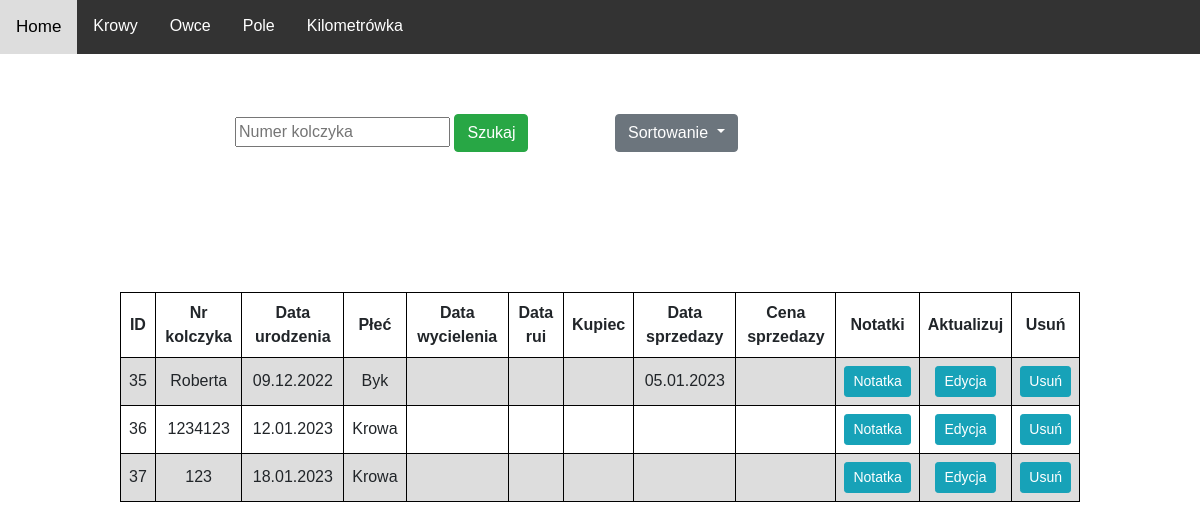
Page /cow/table/ on the earlier database version.
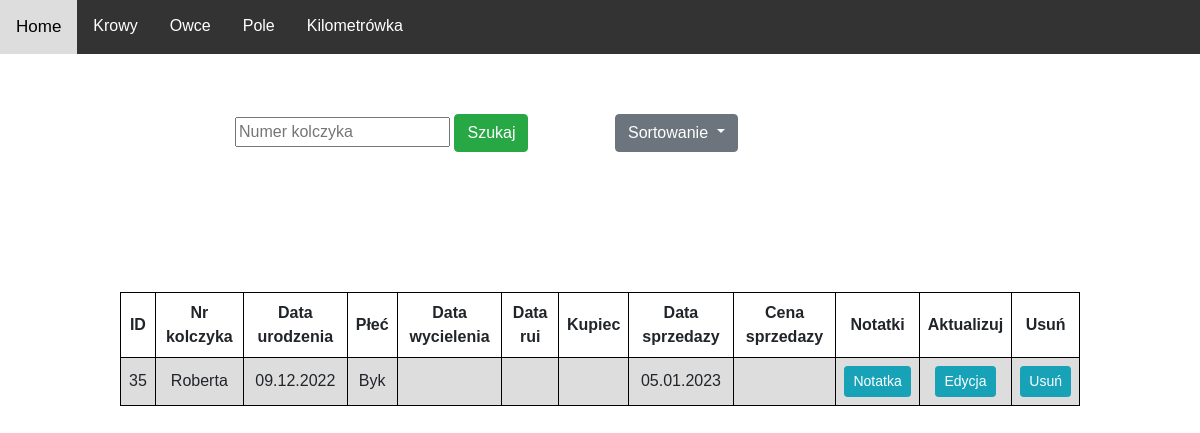
Same page on the later database version.
### Cows/models.py (models this page shows)
class Cow(models.Model):
    MALE = 'Byk'
    FEMALE = 'Krowa'
    SEX_CHOICES = [
        (MALE, 'Byk'),
        (FEMALE, 'Krowa'),
    ]
    earring_number = models.CharField(max_length=10, unique=True)
    birth_date = models.DateField()
    sex = models.CharField(max_length=5, choices=SEX_CHOICES)
    buyer = models.CharField(max_length=20, blank=True, null=True)
    sale_price = models.FloatField(blank=True, null=True)
    sale_date = models.DateField(blank=True, null=True, )
    calving_date = models.DateField(blank=True, null=True) #wycielenie
    estrus_date = models.DateField(blank=True, null=True) #ruja
    note = models.TextField(blank=True, max_length=1000, null=True)

### Cows/views.py (the view)
# urls.py: path('cow/table/', CowView.tableCow),
def tableCow(request):
    cows = Cow.objects.all()
    context = {
        'cows': cows,
    }
    return render(request, 'Cows/table.html', context)

### Cows/templates/Cows/table.html (shortened to what this page needs)
{% extends 'MainPage/main.html' %}
{% block content %}
<div class="container">
  <div class="row" style="margin-top:60px">
    <div class="col-md-4 offset-md-2" >
      <form action="/cow/search">
        <input type="text" name="earring_num" placeholder="Numer kolczyka">
        <button class="btn btn-success" type="submit">Szukaj</button>
      </form>
    </div>
    <div class="col-md-4" >
      <div class="dropdown" style="margin-bottom:40px" >
        <button class="btn btn-secondary dropdown-toggle" data-bs-toggle="dropdown" type="button" id="dropdownMenuButton" data-toggle="dropdown" aria-haspopup="true" aria-expanded="false">
          Sortowanie
        </button>
      </div>
    </div>
  </div>
</div>
<table class="center">
  <tr>
    <th>ID</th>
    <th>Nr kolczyka</th>
    <th>Data urodzenia</th>
    <th>Płeć</th>
    <th>Data wycielenia</th>
    <th>Data rui</th>
    <th>Kupiec</th>
    <th>Data sprzedazy</th>
    <th>Cena sprzedazy</th>
    <th>Notatki</th>
    <th>Aktualizuj</th>
    <th>Usuń</th>
  </tr>
  {% for k in cows %}
  <tr>
    <td>{{k.id}}</td>
    <td>{{k.earring_number}}</td>
    <td>{{k.birth_date|date:"d.m.Y"}}</td>
    <td>{{k.sex}}</td>
    <td>{{k.calving_date|date:"d.m.Y"}}</td>
    <td>{{k.estrus_date|date:"d.m.Y"}}</td>
    <td>{{k.buyer|default_if_none:''}}</td>
    <td>{{k.sale_date|date:"d.m.Y"}}</td>
    <td>{{k.sale_price|default_if_none:''}}</td>
    <td><a class="btn btn-sm btn-info" href="{% url 'note_cow' k.id %}">Notatka</a></td>
    <td><a class="btn btn-sm btn-info" href="{% url 'update_cow' k.id %}">Edycja</a></td>
    <td><a class="btn btn-sm btn-info" href="{% url 'delete_cow' k.id %}">Usuń</a></td>
  </tr>
  {% endfor %}
</table>
{% endblock %}

Differences in the rows shown:
removed Cow: id "36", earring_number "1234123", birth_date "12.01.2023", sex "Krowa"
removed Cow: id "37", earring_number "123", birth_date "18.01.2023", sex "Krowa"
